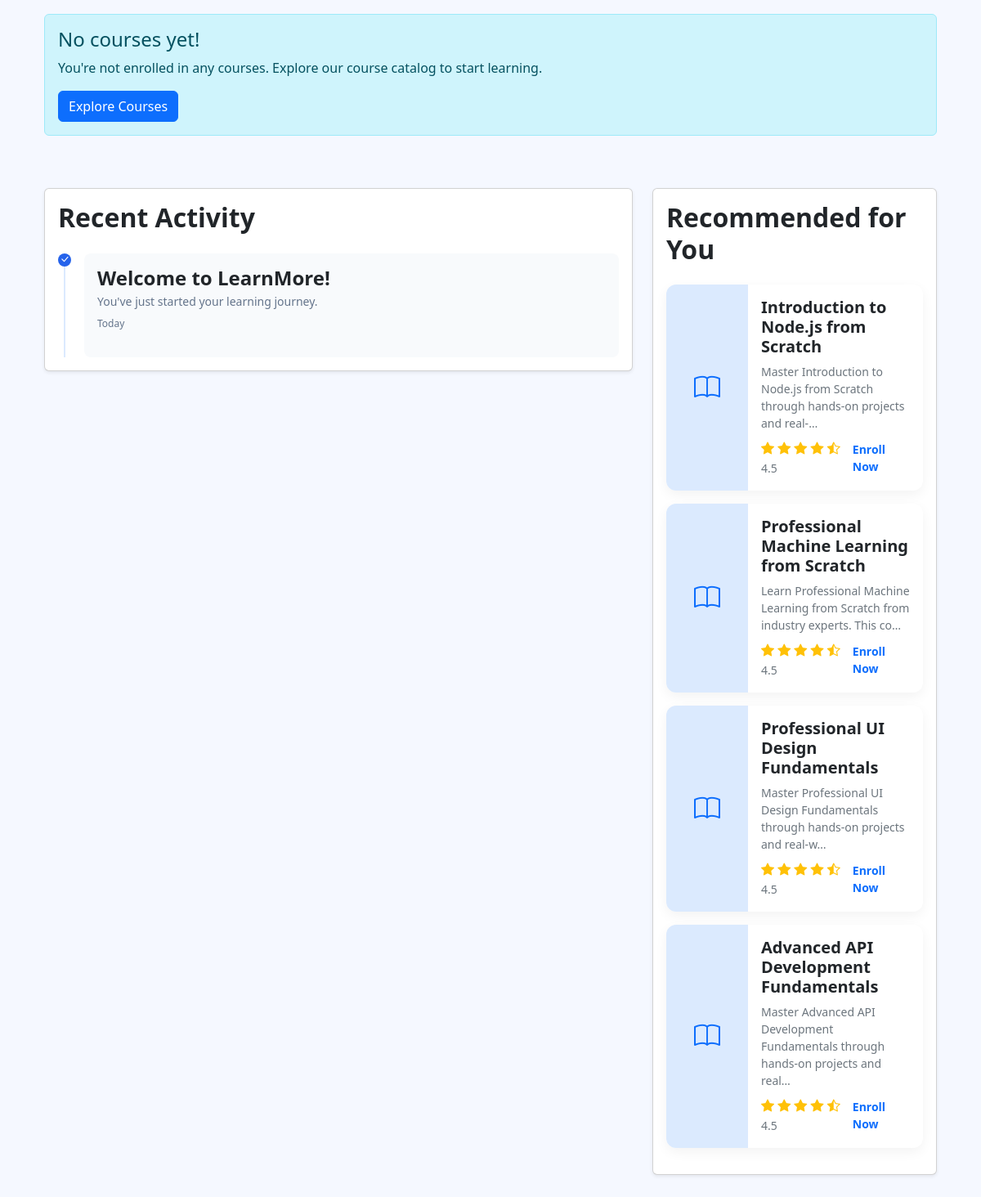
Before: /students/dashboard/ (signed in, lower part) with the older database file.
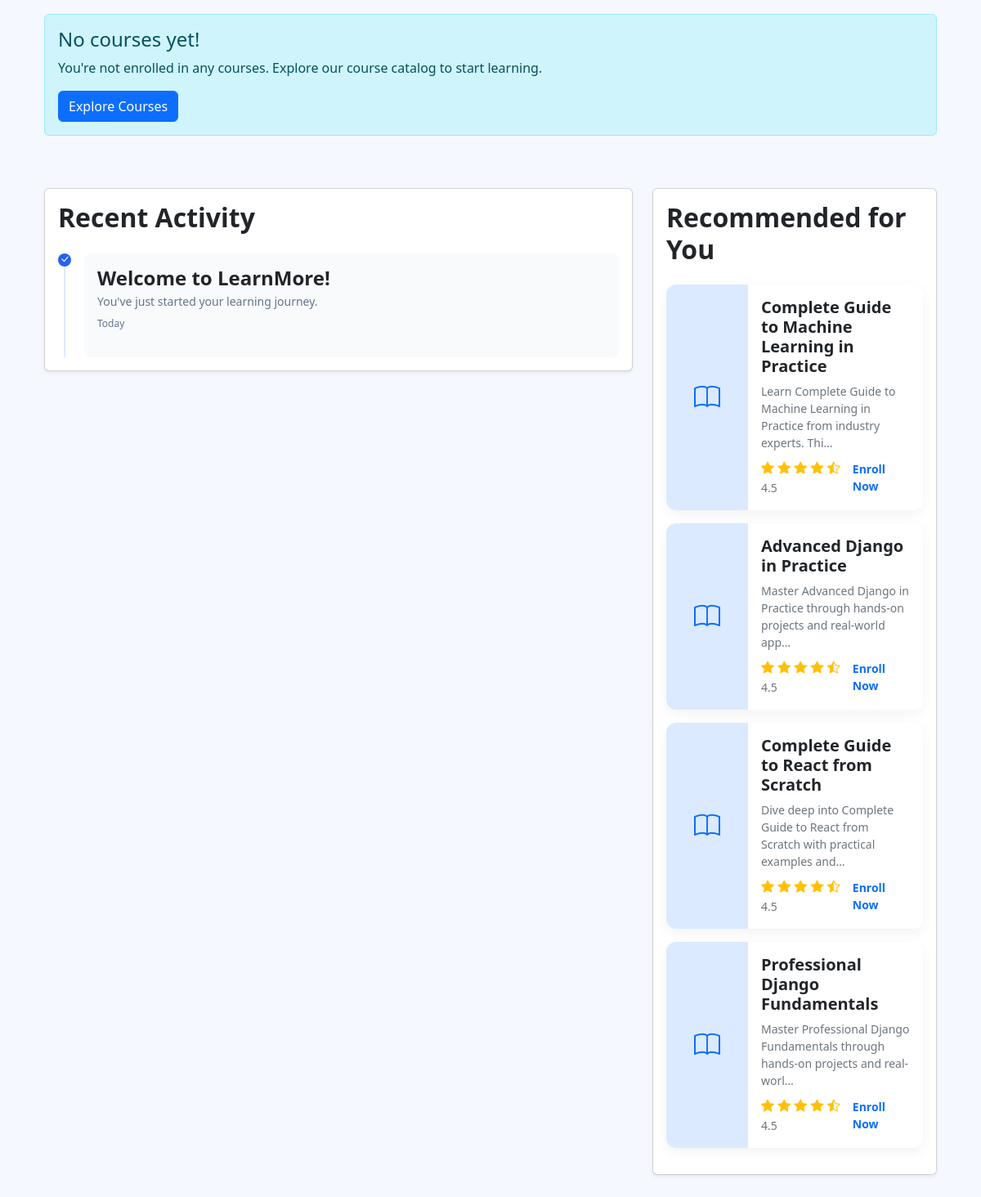
After: the same page with the newer database file.
### coursesapp/models.py (models this page shows, shortened)
class Course(models.Model):
    title = models.CharField(max_length=200)
    slug = models.SlugField(unique=True)
    description = models.TextField()
    instructor = models.ForeignKey(get_user_model(), on_delete=models.CASCADE, related_name='courses')
    categories = models.ManyToManyField(Category, related_name='courses')
    difficulty = models.PositiveIntegerField(default=100)
    duration = models.CharField(max_length=50, help_text='e.g. 8 weeks, 10 hours')
    is_public = models.BooleanField(default=True)
    is_published = models.BooleanField(default=False)
    created_at = models.DateTimeField(auto_now_add=True)

### studentapp/views.py (the view)
# urls.py: path('dashboard/', views.student_dashboard, name='student_dashboard'),
@login_required
def student_dashboard(request):
    enrollments = Enrollment.objects.filter(user=request.user, is_active=True)
    enrolled_course_ids = enrollments.values_list('course_id', flat=True)
    recommended_courses = Course.objects.filter(is_published=True, is_public=True).exclude(id__in=enrolled_course_ids)[:4]
    total_enrolled = enrollments.count()
    completed_count = 0  # This would need a completed field in the enrollment model
    progress_percentage = 0
    if total_enrolled > 0:
        progress_percentage = int((completed_count / total_enrolled) * 100)
    progress_offset = 339.292 * (1 - progress_percentage/100)
    quiz_attempts = QuizAttempt.objects.filter(user=request.user)
    quiz_average = quiz_attempts.values('score').aggregate(avg_score=models.Avg('score'))['avg_score'] or 0
    quiz_average = int(quiz_average * 100)  # Assuming score is stored as a decimal (0.0-1.0)
    stats = {
        'courses_in_progress': total_enrolled - completed_count,
        'completed_courses': completed_count,
        'hours_spent': 24,  # This would need a time tracking feature
        'quiz_average': quiz_average
    }
    context = {
        'user': request.user,
        'enrollments': enrollments,
        'recommended_courses': recommended_courses,
        'progress_percentage': progress_percentage,
        'progress_offset': progress_offset,
        'stats': stats,
        'recent_activities': []
    }
    return render(request, 'studentapp/dashboard.html', context)

### studentapp/templates/studentapp/dashboard.html (shortened to what this page needs)
{% extends 'base.html' %}
{% load static %}
{% block content %}
<div class="container-fluid py-5">
    <div class="dashboard-container">
        <section class="mb-5">
            <div class="row">
                {% for enrollment in enrollments|slice:":3" %}
                <div class="col-md-6 col-lg-4 mb-4">
                    <div class="course-card">
                        <div class="course-image">
                            {% if enrollment.course.image %}
                                <img src="{{ enrollment.course.image.url }}" alt="{{ enrollment.course.title }}" class="img-fluid">
                            {% else %}
                                <i class="bi bi-book fs-1"></i>
                            {% endif %}
                        </div>
                        <div class="course-content">
                            <h3 class="course-title">{{ enrollment.course.title }}</h3>
                            <div class="mb-3">
                                <div class="progress" style="height: 8px;">
                                    <div class="progress-bar bg-primary" role="progressbar" style="width: 25%"
                                        aria-valuenow="25" aria-valuemin="0" aria-valuemax="100"></div>
                                </div>
                                <div class="d-flex justify-content-between mt-1">
                                    <small class="text-secondary">25% Complete</small>
                                    <small class="text-secondary">2/8 Modules</small>
                                </div>
                            </div>
                            <div class="d-flex justify-content-between align-items-center">
                                <div class="d-flex align-items-center">
                                    <div class="rounded-circle bg-primary text-white d-flex align-items-center justify-content-center me-2"
                                        style="width: 24px; height: 24px; font-size: 12px;">
                                        {{ enrollment.course.instructor.get_full_name|slice:":1" }}
                                    </div>
                                    <span class="small text-secondary">{{ enrollment.course.instructor.get_full_name }}</span>
                                </div>
                                <a href="#" class="btn btn-sm btn-primary rounded-pill px-3">Resume</a>
                            </div>
                        </div>
                    </div>
                </div>
                {% empty %}
                <div class="col-12">
                    <div class="alert alert-info">
                        <h4 class="alert-heading">No courses yet!</h4>
                        <p>You're not enrolled in any courses. Explore our course catalog to start learning.</p>
                        <a href="#" class="btn btn-primary">Explore Courses</a>
                    </div>
                </div>
                {% endfor %}
            </div>
        </section>
        <div class="row">
            <div class="col-lg-8 mb-4">
                <section class="card shadow-sm mb-4">
                    <div class="card-body">
                        <h2 class="section-title">Recent Activity</h2>
                        {% if recent_activities %}
                        <div class="timeline">
                            {% for activity in recent_activities %}
                            <div class="timeline-item">
                                <div class="timeline-icon">
                                    <i class="bi bi-check-lg"></i>
                                </div>
                                <div class="timeline-content">
                                    <h4 class="timeline-title">{{ activity.title }}</h4>
                                    <p class="timeline-text">{{ activity.description }}</p>
                                    <p class="timeline-time">{{ activity.timestamp }}</p>
                                </div>
                            </div>
                            {% endfor %}
                        </div>
                        {% else %}
                        <div class="timeline">
                            <div class="timeline-item">
                                <div class="timeline-icon">
                                    <i class="bi bi-check-lg"></i>
                                </div>
                                <div class="timeline-content">
                                    <h4 class="timeline-title">Welcome to LearnMore!</h4>
                                    <p class="timeline-text">You've just started your learning journey.</p>
                                    <p class="timeline-time">Today</p>
                                </div>
                            </div>
                        </div>
                        {% endif %}
                    </div>
                </section>
            </div>
            <div class="col-lg-4 mb-4">
                <section class="card shadow-sm">
                    <div class="card-body">
                        <h2 class="section-title">Recommended for You</h2>
                        {% for course in recommended_courses %}
                        <div class="recommended-card mb-3">
                            <div style="min-width: 100px; width: 100px; background-color: #dbeafe;
                                 display: flex; align-items: center; justify-content: center;">
                                <i class="bi bi-book fs-2 text-primary"></i>
                            </div>
                            <div class="p-3 flex-grow-1">
                                <h5 class="fw-bold">{{ course.title }}</h5>
                                <p class="small text-secondary mb-2">{{ course.description|truncatechars:80 }}</p>
                                <div class="d-flex justify-content-between align-items-center">
                                    <div>
                                        <span class="text-warning">
                                            <i class="bi bi-star-fill"></i>
                                            <i class="bi bi-star-fill"></i>
                                            <i class="bi bi-star-fill"></i>
                                            <i class="bi bi-star-fill"></i>
                                            <i class="bi bi-star-half"></i>
                                        </span>
                                        <span class="small text-secondary">4.5</span>
                                    </div>
                                    <a href="#" class="small fw-bold text-primary text-decoration-none">Enroll Now</a>
                                </div>
                            </div>
                        </div>
                        {% empty %}
                        <div class="alert alert-info">
                            No course recommendations available at this time.
                        </div>
                        {% endfor %}
                    </div>
                </section>
            </div>
        </div>
    </div>
</div>
{% endblock %}

### templates/base.html (shortened to what this page needs)
<!DOCTYPE html>
<html lang="en">
<head>
    <link href="https://cdn.jsdelivr.net/npm/bootstrap@5.3.0-alpha1/dist/css/bootstrap.min.css" rel="stylesheet">
    <link rel="stylesheet" href="https://cdn.jsdelivr.net/npm/bootstrap-icons@1.10.0/font/bootstrap-icons.css">
</head>
<body>
{% block container_start %}<div class="container">{% endblock %}
    {% block content %}{% endblock %}
{% block container_end %}</div>{% endblock %}
</body>
</html>

### studentapp/templates/studentapp/dashboard.html (style rules this page uses)
:root { --primary: #2563eb; --primary-dark: #1e40af; --primary-light: #dbeafe; --secondary: #64748b; --light: #f8fafc; --dark: #0f172a; --accent: #7c3aed; --success: #10b981; --warning: #f59e0b; --danger: #ef4444; }
body { background-color: #f5f8ff; }
.dashboard-container { max-width: 1200px; margin: 0 auto; }
.timeline { position: relative; padding-left: 2rem; }
.timeline::before { content: ''; position: absolute; top: 0; bottom: 0; left: 7px; width: 2px; background-color: var(--primary-light); }
.timeline-item { position: relative; padding-bottom: 1.5rem; }
.timeline-item:last-child { padding-bottom: 0; }
.timeline-icon { position: absolute; left: -2rem; width: 16px; height: 16px; border-radius: 50%; background-color: var(--primary); display: flex; align-items: center; justify-content: center; color: white; font-size: 0.75rem; }
.timeline-content { background-color: var(--light); border-radius: 8px; padding: 1rem; }
.timeline-title { font-weight: 600; margin-bottom: 0.25rem; }
.timeline-text { color: var(--secondary); font-size: 0.875rem; margin-bottom: 0.5rem; }
.timeline-time { color: var(--secondary); font-size: 0.75rem; }
.recommended-card { display: flex; background-color: white; border-radius: 12px; overflow: hidden; box-shadow: 0 5px 15px rgba(0, 0, 0, 0.05); margin-bottom: 1rem; transition: transform 0.3s ease; height: 100%; }
.section-title { font-weight: 700; margin-bottom: 1.5rem; display: flex; justify-content: space-between; align-items: center; }

Changed rows visible on the page:
removed Course: title "Introduction to Node.js from Scratch", description "Master Introduction to Node.js from Scratch through hands-on projects and real-…"
removed Course: title "Professional Machine Learning from Scratch", description "Learn Professional Machine Learning from Scratch from industry experts. This co…"
removed Course: title "Professional UI Design Fundamentals", description "Master Professional UI Design Fundamentals through hands-on projects and real-w…"
removed Course: title "Advanced API Development Fundamentals", description "Master Advanced API Development Fundamentals through hands-on projects and real…"
added Course: title "Complete Guide to Machine Learning in Practice", description "Learn Complete Guide to Machine Learning in Practice from industry experts. Thi…"
added Course: title "Advanced Django in Practice", description "Master Advanced Django in Practice through hands-on projects and real-world app…"
added Course: title "Complete Guide to React from Scratch", description "Dive deep into Complete Guide to React from Scratch with practical examples and…"
added Course: title "Professional Django Fundamentals", description "Master Professional Django Fundamentals through hands-on projects and real-worl…"
